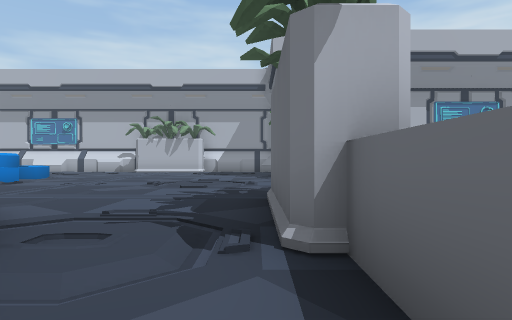
view 1 (above)

22 first-person views from a walk through a Unity game level. The camera is 1.2 m above the floor, looks level and sees 75° across. The floor is counted in squares, 2 m on a side. Each view is taken from the middle of a square. On the plan, view 1 faces up. The plan holds only what a view shows up to about 10 squares ahead; the rest is blank.

view 2
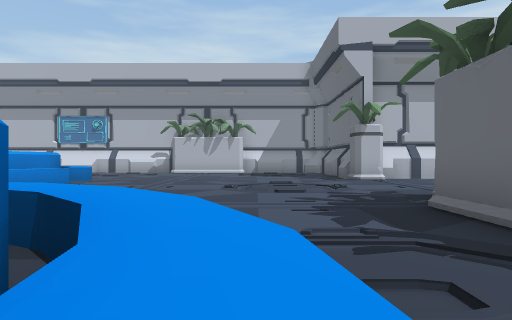

view 3
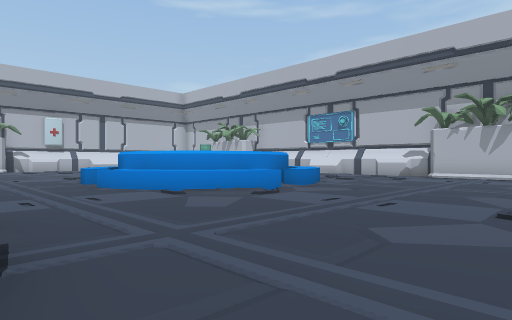

view 4
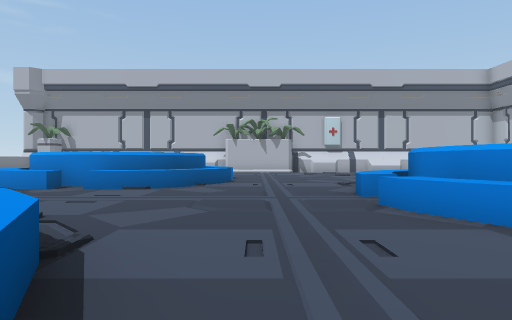

view 5
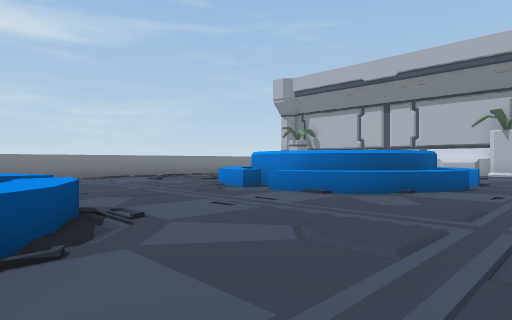

view 6
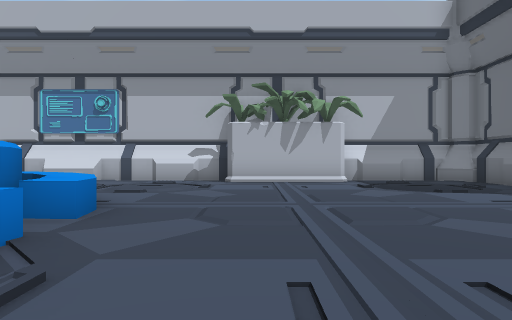

view 7
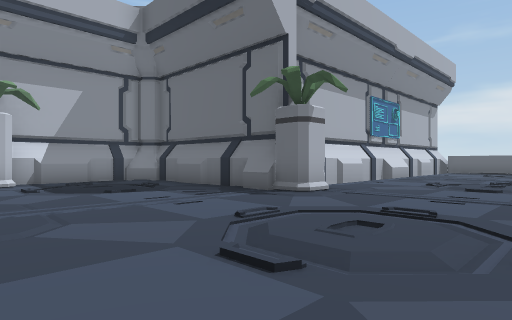

view 8
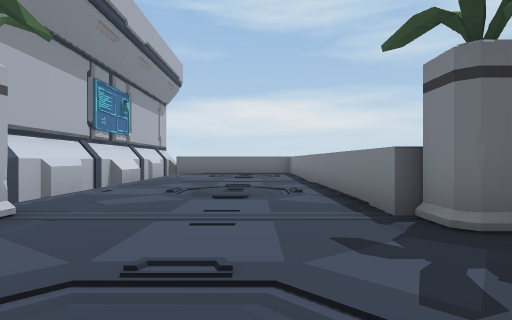

view 9
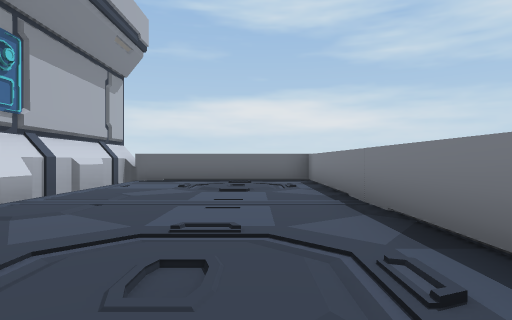

view 10
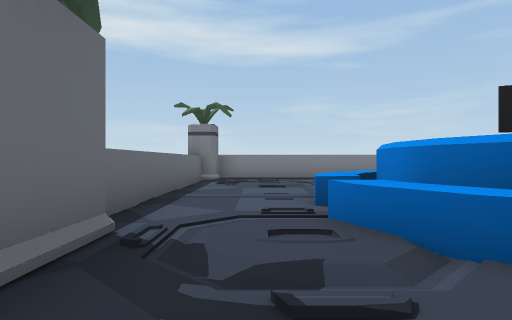

view 11
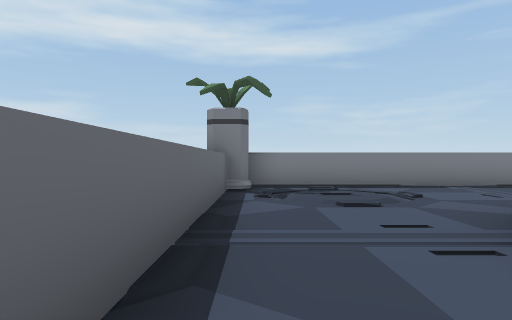

view 12
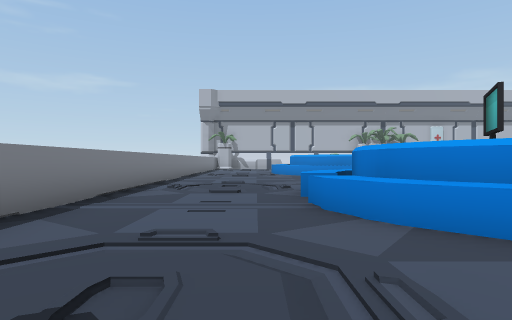

view 13
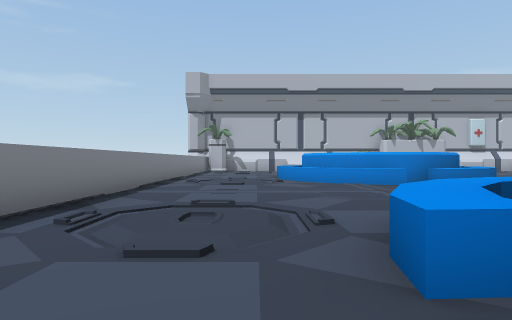

view 14
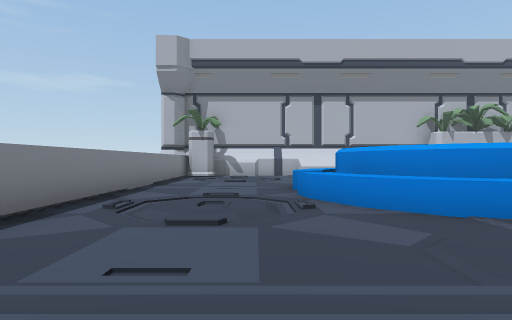

view 15
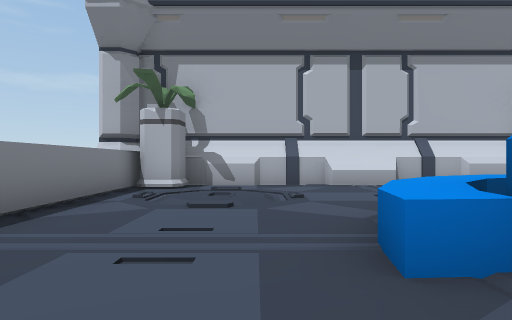

view 16
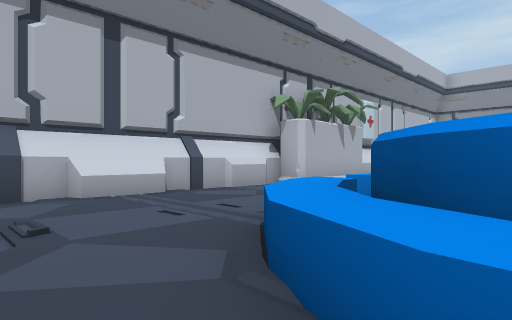

view 17
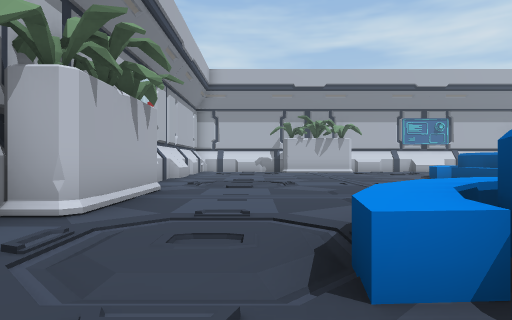

view 18
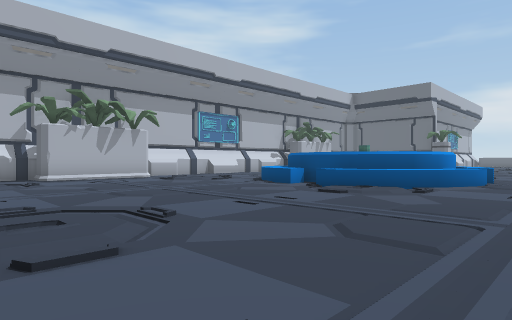

view 19
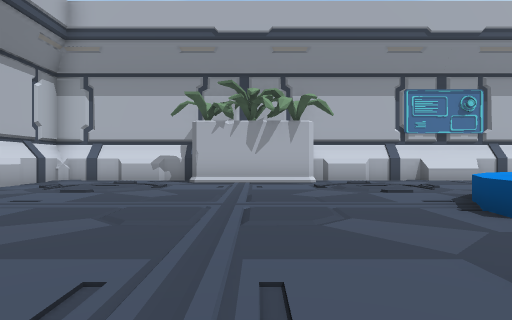

view 20
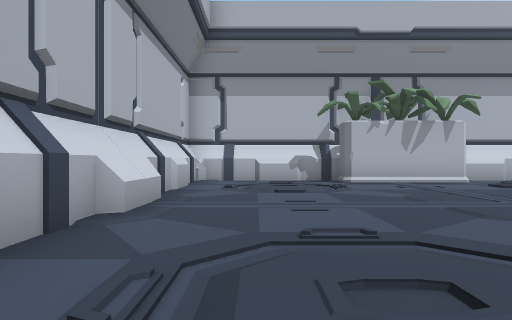

view 21
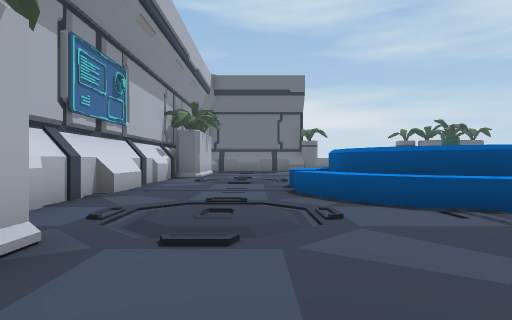

view 22
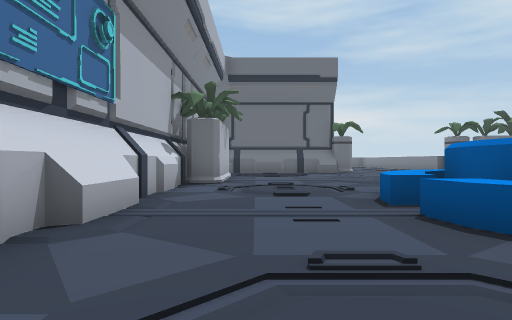

### Floor plan
Key: @ floor where view 1 was taken; # wall or solid block; . floor; / step, stairs or slope; ^ raised ledge; T TV.
Columns run from 22 left of view 1 to 13 right of it. Each row starts with its distance up from view 1.
 17 ###### ########### #####
 16 #....###......../###...#
 15 #.//....//....//....//.#
 14 #.//....//....//....//.#
 13 #..........^.^.........#
 12 #.........^^^^^........#############
 11 #........^^   ^^.......#...........^
 10 #.........^   ^....................#
  9 #.//..../^^   ^^....//....//....//.#
  8  .//....//^^^^^.....//....//....//.#
  7  /.........^.^.....................#
  6  #.....................#^####^^#####
  5  #..................../#
  4 ##....^.^.......^.^.../#
  3 #.//^^^^^^.....^  ^^///#
  2 #.//^^   ^^...^    ^^//^
  1 #....    ^.....  T #...^
  0 #...^^   ^^...^^ T #^.@^
 -1 #...^^^^^^.....^###^...^
 -2 #.....^.^.......^.^....^
 -3 #.//....//....//....//.^
 -4 #.//....//....//....//.^
 -5 ##.....................#
 -6 #####^^####^^####^^#####

Positions as (right, up) in squares from view 1, and headings:
1: (0, 0), facing up
2: (-2, 1), facing up
3: (-2, 4), facing up-left
4: (-5, 5), facing left
5: (-7, 6), facing down-left
6: (-5, 7), facing up
7: (-4, 7), facing up-right
8: (-2, 8), facing right
9: (3, 8), facing right
10: (-1, 5), facing down
11: (0, 2), facing down
12: (0, -3), facing left
13: (-4, -3), facing left
14: (-9, -3), facing left
15: (-14, -3), facing left
16: (-16, -3), facing up-left
17: (-19, 0), facing up
18: (-20, 5), facing up-right
19: (-16, 7), facing up
20: (-20, 7), facing up
21: (-17, 14), facing right
22: (-14, 15), facing right
